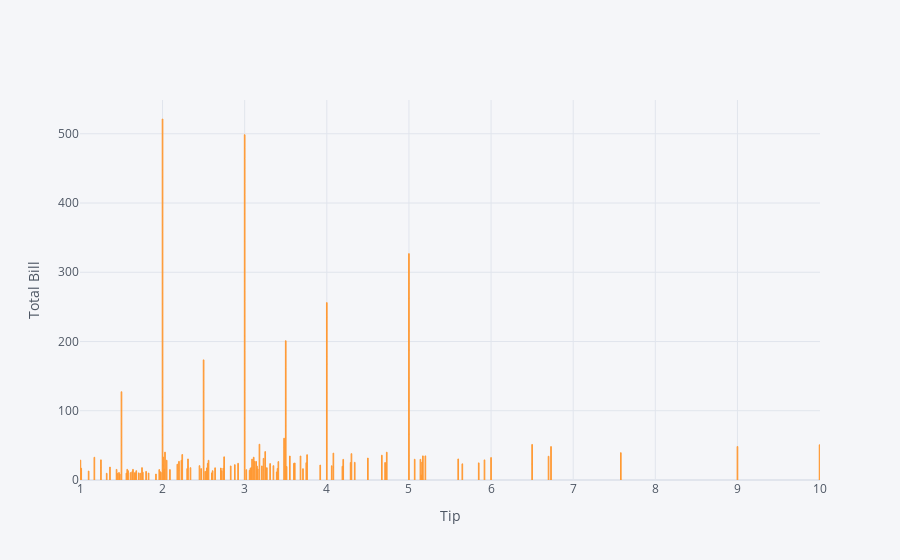

Here is the notebook cell this chart was saved with:
### Code cell
import cufflinks as cf
cf.go_offline()
data_tips.iplot(x='tip',y='total_bill',kind='bar',xTitle='Tip',yTitle='Total Bill')

### Figure 1 — Plotly figure (JSON) as saved in the notebook; plotly's stock layout.template omitted (floating-point values rounded to 4 significant figures; data arrays with more than 128 entries replaced by an {"elided": "..."} marker saying what was removed)
{"data": [{"marker": {"color": "rgba(255, 153, 51, 0.6)", "line": {"color": "rgba(255, 153, 51, 1.0)", "width": 1}}, "name": "total_bill", "orientation": "v", "text": "", "type": "bar", "x": {"elided": "244 float values"}, "y": {"elided": "244 float values"}}], "layout": {"legend": {"bgcolor": "#F5F6F9", "font": {"color": "#4D5663"}}, "paper_bgcolor": "#F5F6F9", "plot_bgcolor": "#F5F6F9", "title": {"font": {"color": "#4D5663"}}, "xaxis": {"gridcolor": "#E1E5ED", "showgrid": true, "tickfont": {"color": "#4D5663"}, "title": {"font": {"color": "#4D5663"}, "text": "Tip"}, "zerolinecolor": "#E1E5ED"}, "yaxis": {"gridcolor": "#E1E5ED", "showgrid": true, "tickfont": {"color": "#4D5663"}, "title": {"font": {"color": "#4D5663"}, "text": "Total Bill"}, "zerolinecolor": "#E1E5ED"}}}
